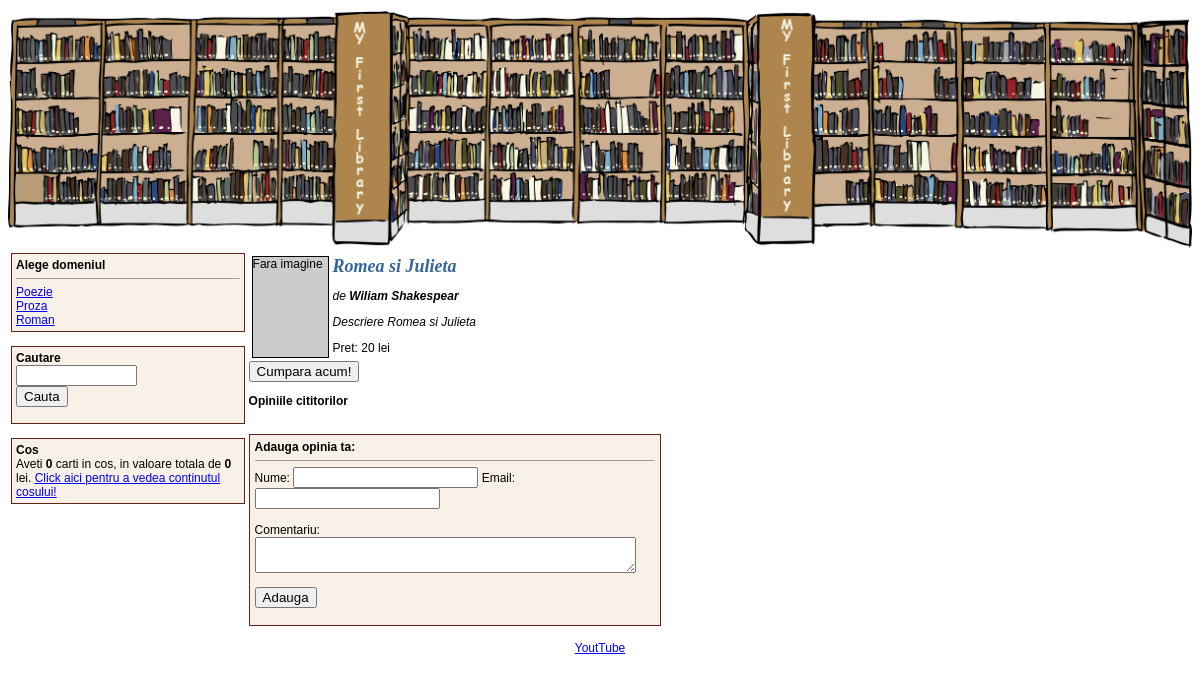
Screenshot of /carte.php?id_carte=3 with the database file from the repository.
### tables this page shows
CREATE TABLE domenii (
  `id_domeniu`   INT  NOT NULL AUTO_INCREMENT PRIMARY KEY UNIQUE,
  `nume_domeniu` TEXT NOT NULL
);

CREATE TABLE carti (
  `id_carte`   INT    NOT NULL AUTO_INCREMENT PRIMARY KEY UNIQUE,
  `id_autor`   INT    NOT NULL,
  `id_domeniu` INT    NOT NULL,
  `titlu`      TEXT   NOT NULL,
  `descriere`  TEXT   NOT NULL,
  `data`       DATE   NOT NULL,
  `pret`       DOUBLE NOT NULL
);

CREATE TABLE autori (
  `id_autor`   INT  NOT NULL AUTO_INCREMENT PRIMARY KEY UNIQUE,
  `nume_autor` TEXT NOT NULL
);

### carte.php (the view, shortened to what this page needs)
<?php
    include("connect_db.php");
    include("page_top.php");
    include("menu.php");
    $id_carte = $_GET['id_carte'];
    $sql      = "SELECT * FROM carti, autori WHERE carti.id_carte = " . $id_carte . " AND carti.id_autor = autori.id_autor";
    $resursa  = mysqli_query($db, $sql);
    $row      = mysqli_fetch_array($resursa);
?>
<td valign="top">
    <table>
        <tr>
            <td valign="top">
                <?php
                    $adresaImagine = "coperte/" . $id_carte . ".jpg";
                    if (file_exists($adresaImagine))
                    {
                        print '<img src = "' . $adresaImagine . '" width="75" height="100" hspace="10"><br>';
                    }
                    else
                    {
                        print '<div style="width: 75px; height: 100px; border: 1px black solid; background-color: #cccccc">Fara imagine</div>';
                    }
                ?>
            </td>
            <td valign="top">
                <h1><?= $row['titlu'] ?></h1>
                <i>de <b><?= $row['nume_autor'] ?>
                    </b>
                </i>
                <p><i><?= $row['descriere'] ?>
                    </i>
                </p>
                <p>Pret: <?= $row['pret'] ?> lei</p>
            </td>
        </tr>
    </table>
    <form action="shopping_cart.php?actiune=adauga" method="post">
        <input type="submit" value="Cumpara acum!">
    </form>
    <p><b>Opiniile cititorilor</b></p>
    <br>
    <div style="width: 400px; border:1px solid #632415; background-color: #F9F1E7; padding: 5px;">
        <b>Adauga opinia ta:</b>
        <hr size="1">
        <form action="add_comment.php" method="POST">
            Nume: <input type="text" name="nume_utilizator">
            Email: <input type="text" name="adresa_email"><br><br>
            Comentariu: <br> <textarea name="comentariu" cols="45"></textarea><br><br>
            <input type="submit" value="Adauga" align="center">
        </form>
    </div>
</td>
<?php
    include("page_bottom.php");
?>

### menu.php (shortened to what this page needs)
<td valign="top" width="20%">
    <div style="width: 96%; background-color:#F9F1E7; padding:4px; border: solid #632415 1px">
        <b>Alege domeniul</b>
        <HR size="1">
        <?php
            $sql     = "SELECT nume_domeniu FROM domenii ORDER BY nume_domeniu ASC";
            $resursa = mysqli_query($db, $sql);
            while ($row = mysqli_fetch_array($resursa))
            {
                print '<a href="domain.php?nume_domeniu=' . $row['nume_domeniu'] . '">' . $row['nume_domeniu'] . '</a><br>';
            }
        ?>
    </div>
    <br>
    <div style="width:96%; background-color:#F9F1E7; padding:4px; border:solid #632415 1px">
        <form action="search.php" method="GET">
            <b>Cautare</b><br>
            <input type="text" name="cuvant" size="12" width="100%"><br>
            <input type="submit" value="Cauta" width="100%">
        </form>
    </div>
    <br>
    <div style="width: 96%; background-color: #F9F1E7; padding: 4px; border: solid #632415 1px">
        <b>Cos</b><br>
        <?php
            $nrCarti      = 0;
            $totalValoare = 0;
        ?>
        Aveti <b><?= $nrCarti ?></b> carti in cos, in valoare totala de <b><?= $totalValoare ?></b> lei.
        <a href="shopping_cart.php">Click aici pentru a vedea continutul cosului!</a>
    </div>
</td>

### page_top.php (style rules this page uses)
body, p, td { font-family: Verdana, Arial, sans-serif; font-size: 12px; }
h1 { font-family: Times New Roman, Times, serif; font-size: 18px; font-weight: bold; color: #336699; font-style: italic; }

### rows the page displays
domenii: nume_domeniu "Poezie"
domenii: nume_domeniu "Proza"
domenii: nume_domeniu "Roman"
carti: titlu "Romea si Julieta", id_autor.nume_autor "Wiliam Shakespear", descriere "Descriere Romea si Julieta", pret "20"

### other values shown
$nrCarti "0"
$totalValoare "0"
